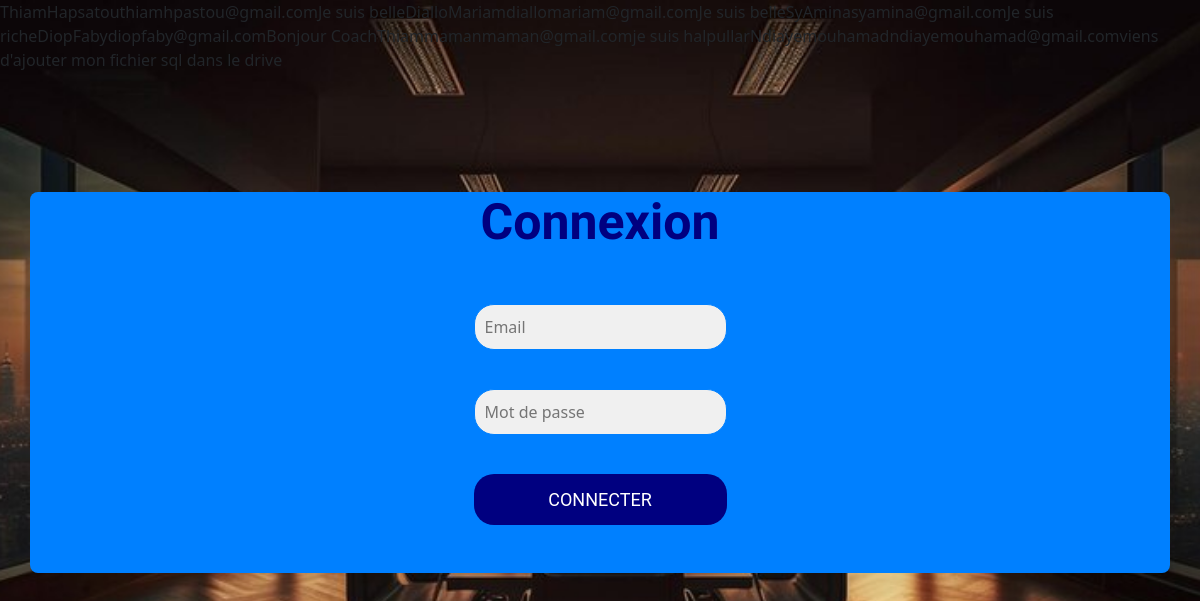
The page / on the database its author committed.
### tables this page shows
CREATE TABLE `utilisateur` (
  `id` int(11) NOT NULL,
  `nom` varchar(30) NOT NULL,
  `prenom` varchar(30) NOT NULL,
  `email` varchar(60) NOT NULL,
  `message` text NOT NULL
);

### config.php (the view, shortened to what this page needs)
<?php
$serveur = "localhost";
$utilisateur = "root";
$motdepasse = "";
$basededonnees = "poo_pdo";
try {
    $connexion = new mysqli($serveur, $utilisateur, $motdepasse, $basededonnees);
     $sql = "SELECT * FROM utilisateur";
     $resultat = $connexion->query($sql);
     if ($resultat->num_rows > 0) {
         while ($ligne = $resultat->fetch_assoc()) {
             echo "<tr>";
             echo "<td>" . $ligne['nom'] . "</td>";
             echo "<td>" . $ligne['prenom'] . "</td>";
             echo "<td>" . $ligne['email'] . "</td>";
             echo "<td>" . $ligne['message'] . "</td>";
             echo "</tr>";
         }
     } else {
         echo "<tr><td colspan='4'>0 résultats</td></tr>";
     }
} catch (Exception $e) {
    echo "Erreur de connexion : " . $e->getMessage();
}
?>

### index.php (shortened to what this page needs)
<?php
                            require_once "config.php";
                    ?>
<!DOCTYPE html>
<html lang="en">
<head>
    <link rel="stylesheet" href="login.css">
    <link href="https://cdn.jsdelivr.net/npm/bootstrap@5.3.3/dist/css/bootstrap.min.css" rel="stylesheet">
</head>
<body>
   <div class="container">
   <div class="formulaire">
   <h1>Connexion</h1>
    <form action="index.php" method="post">
        <input type="email" id="email" name="email" placeholder="Email" required><br>
        <input type="password" id="motdepasse" name="motdepasse" placeholder="Mot de passe" required><br>
        <input type="submit" name="connecter" value="CONNECTER">
    </form>
   </div>
   </div>
</body>
</html>

### login.css (style rules this page uses)
body { font-family: roboto; background: url('immeuble-bureaux-moderne-offre-vue-horizon-luxe-generee-par-ia_188544-26677.jpg'); background-size: cover; background-position: center; margin: 0; padding: 0; }
.container { margin-bottom: 5%; margin-top: 10%; background-color: #0080FF; display: flex; align-items: center; justify-content: center; border-radius: 8px; box-shadow: 20px 30px 15px rgba(0, 0, 0, 0.1); }
.formulaire { display: flex; align-items: center; justify-content: space-around; flex-direction: column; align-items: center; justify-content: center; }
.formulaire h1 { text-align: center; margin-bottom: 20px; color: #000080; font-family: iceberg; font-weight: bold; font-size: 50px; }
form { display: grid; padding: 2em; }
input[type="email"], input[type="password"] { padding: 10px; margin-bottom: 15px; border: 1px solid #0080FF; border-radius: 20px; font-size: 16px; background-color: #F0F0F0; }
input[type="submit"] { background-color: #000080; font-family: roboto; color: #fff; border: none; border-radius: 20px; padding: 12px 20px; font-size: 18px; cursor: pointer; }

### rows shown on the page
utilisateur: nom "Thiam", prenom "Hapsatou", email "thiamhpastou@gmail.com", message "Je suis belle"
utilisateur: nom "Diallo", prenom "Mariam", email "diallomariam@gmail.com", message "Je suis belle"
utilisateur: nom "Sy", prenom "Amina", email "syamina@gmail.com", message "Je suis riche"
utilisateur: nom "Diop", prenom "Faby", email "diopfaby@gmail.com", message "Bonjour Coach"
utilisateur: nom "Thiam", prenom "maman", email "maman@gmail.com", message "je suis halpullar"
utilisateur: nom "Ndiaye", prenom "mouhamad", email "ndiayemouhamad@gmail.com", message "viens d'ajouter mon fichier sql dans le drive"
